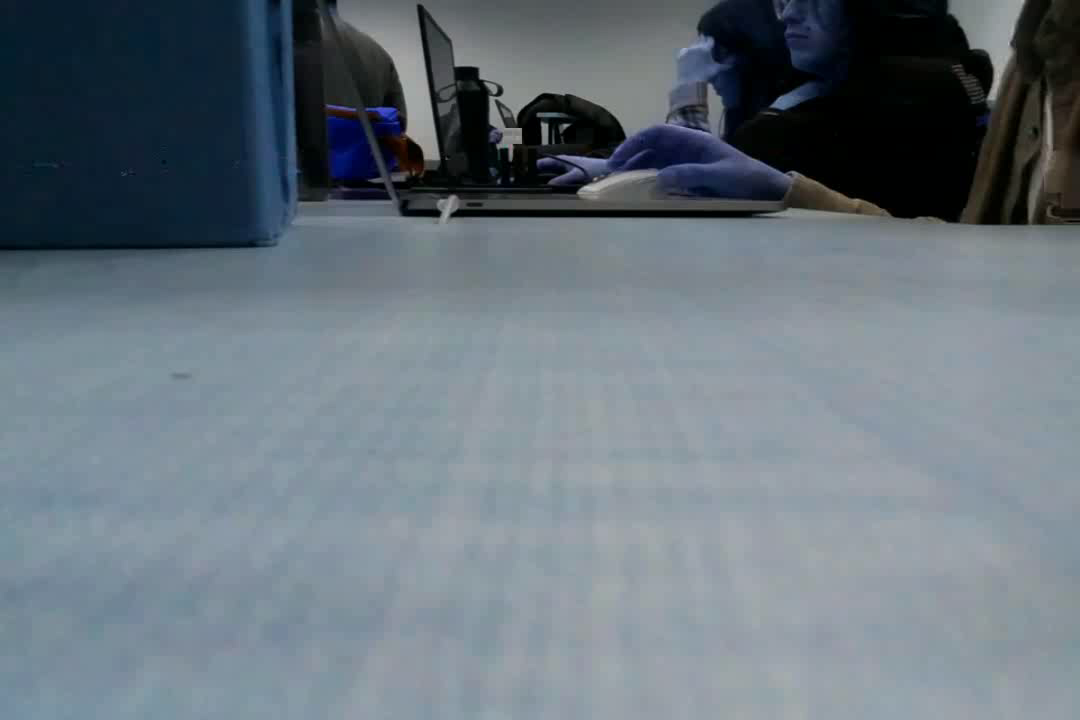
#> input picture frame 0 of tello_out/video/output.mp4, 1080 x 720 px
$ python test_decoupagevideo.py
#> lines starting #> are read from the running program, lines starting #| are printed output that depends on the picture
# -*- coding: utf-8 -*-
"""
Created on Tue Oct  7 08:40:41 2025

@author: libra
"""

import cv2
import numpy

path = "output/"
f = open(path+"matrices.txt", "a")

vidcap = cv2.VideoCapture(path + 'output.mp4')
success,image = vidcap.read()
#> image is the input picture: shape (720, 1080, 3); mean B, G, R 124.8, 115.7, 104.4
count = 0
while success:
  cv2.imwrite(path + "frame%d.png" % count, image)
  success,image = vidcap.read()
  count += 1
  print('Frame :  ' ,count , success)
  #Conversion en matrice
for i in range(15) :
    # print("frame" + str(i) + ".png")
    img = cv2.imread(path+ "frame" + str(i) + ".png", 0)
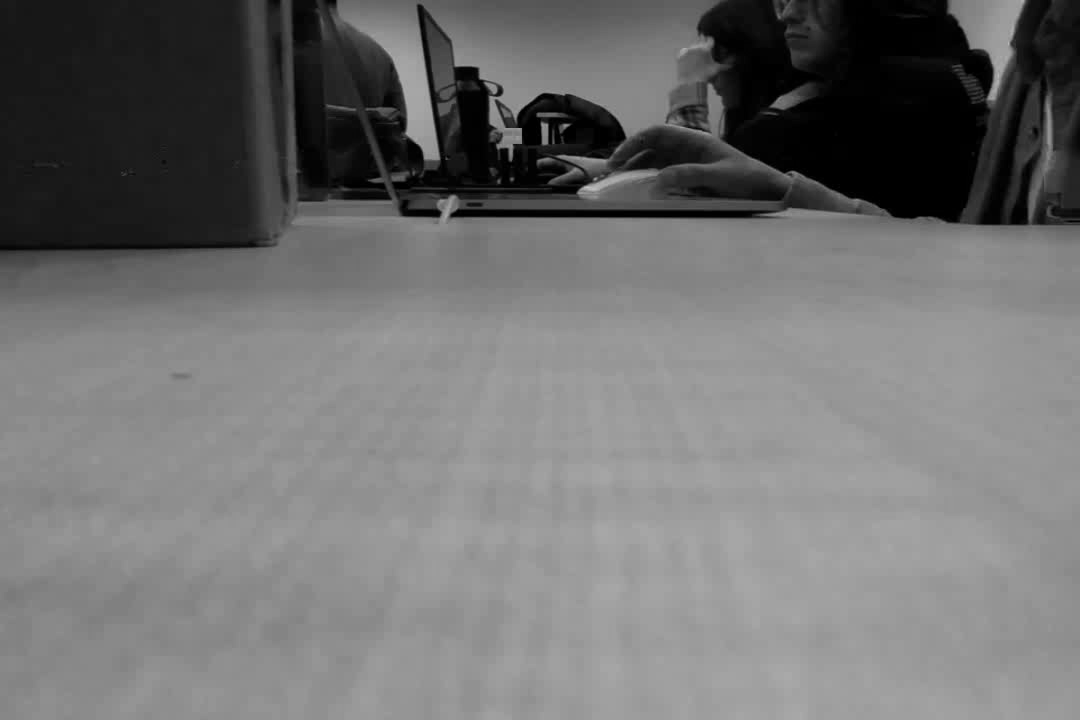
#> img: shape (720, 1080); min 0, max 199, mean 112.9
#> (the run stopped early here; a loop or call above may not have finished)
